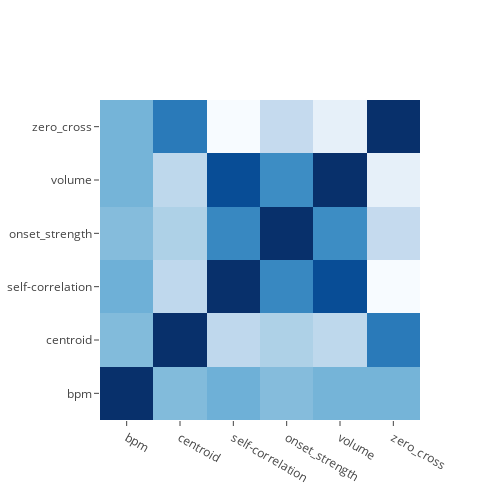

Notebook cell for this chart:
### Code cell
def color_convert(cmap, pl_entries):
    h = 1.0/(pl_entries-1)
    pl_colorscale = []
    
    for k in range(pl_entries):
        C = np.array(cmap(k * h)[:3]) * 255
        pl_colorscale.append([k * h, 'rgb' + str((C[0], C[1], C[2]))])
        
    return pl_colorscale

def draw_heatmap():
    xl = []
    for j in range(len(f_names)):
        xl.append(list(map(float, np.array(f_vals)[:,j])))

    nf = len(f_names)
    m = np.zeros((nf,nf))

    for x in range(nf):
        for y in range(nf):
            m[x, y] = np.corrcoef(xl[x], xl[y])[0][1]
    m = np.round(m,3)

    blues_cmap = cm.get_cmap('Blues')
    blues = color_convert(blues_cmap, 255)        

    trace = go.Heatmap(x=f_names,
                       y = f_names,
                       z = m,
                       colorscale = blues,
                       showscale = False)

    layout = go.Layout(
        width = 500,
        height = 500,
        margin=dict(l=100))

    data=[trace]
    py.iplot({'data': data, 'layout': layout}, show_link=False)
    
draw_heatmap()

### Figure 1 — Plotly figure (JSON) as saved in the notebook; plotly's stock layout.template omitted (floating-point values rounded to 4 significant figures; data arrays with more than 128 entries replaced by an {"elided": "..."} marker saying what was removed)
{"data": [{"colorscale": {"elided": "255x2 mixed values"}, "showscale": false, "type": "heatmap", "x": ["bpm", "centroid", "self-correlation", "onset_strength", "volume", "zero_cross"], "y": ["bpm", "centroid", "self-correlation", "onset_strength", "volume", "zero_cross"], "z": [[1, -0.072, 0.019, -0.087, -0.013, -0.011], [-0.072, 1, -0.411, -0.307, -0.406, 0.455], [0.019, -0.411, 1, 0.345, 0.787, -0.936], [-0.087, -0.307, 0.345, 1, 0.303, -0.443], [-0.013, -0.406, 0.787, 0.303, 1, -0.769], [-0.011, 0.455, -0.936, -0.443, -0.769, 1]]}], "layout": {"height": 500, "margin": {"l": 100}, "width": 500}}
